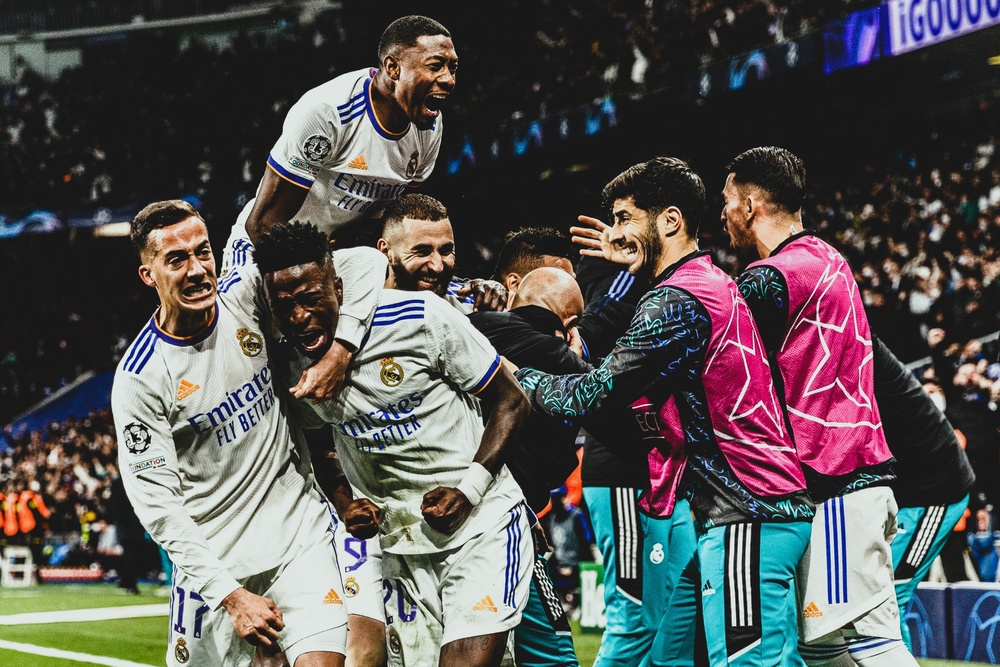
#> input picture Brightness/burnRM.jpg, 1000 x 667 px, shrunk from 2048 x 1366 before the run
$ python img_brightness.py
#> lines starting #> are read from the running program, lines starting #| are printed output that depends on the picture
#importing Pillow library
import PIL
#importing necessary tools for image enhancement from the Piloow library
from PIL import Image, ImageEnhance

#opening the photo and storing in pic variable.
pic=Image.open('burnRM.jpg')
#> pic is the input picture: PIL image 1000x667 RGB; mean R, G, B 88.2, 85.4, 85
#Setting an enhancer type and storing in brightening variable
brightening= ImageEnhance.Brightness(pic)
#setting brigtening factoor
factor=2.5
#applying factor to the photo and storing as pic_output
pic_output= brightening.enhance(factor)
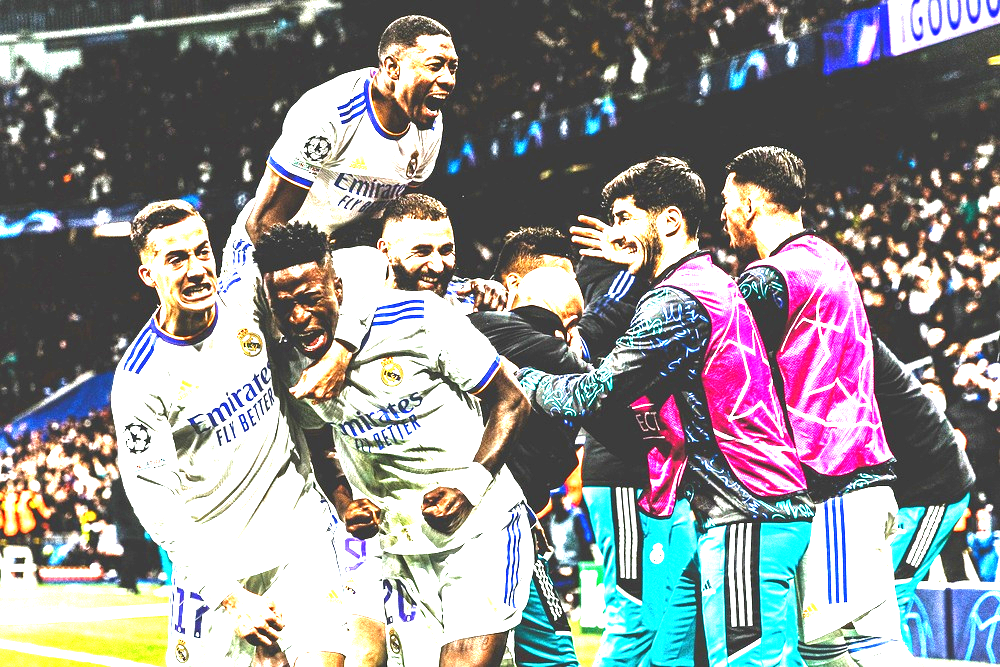
#> pic_output: PIL image 1000x667 RGB; mean R, G, B 145, 145, 146.7
#saving new photo
pic_output.save("newPic.jpg")
